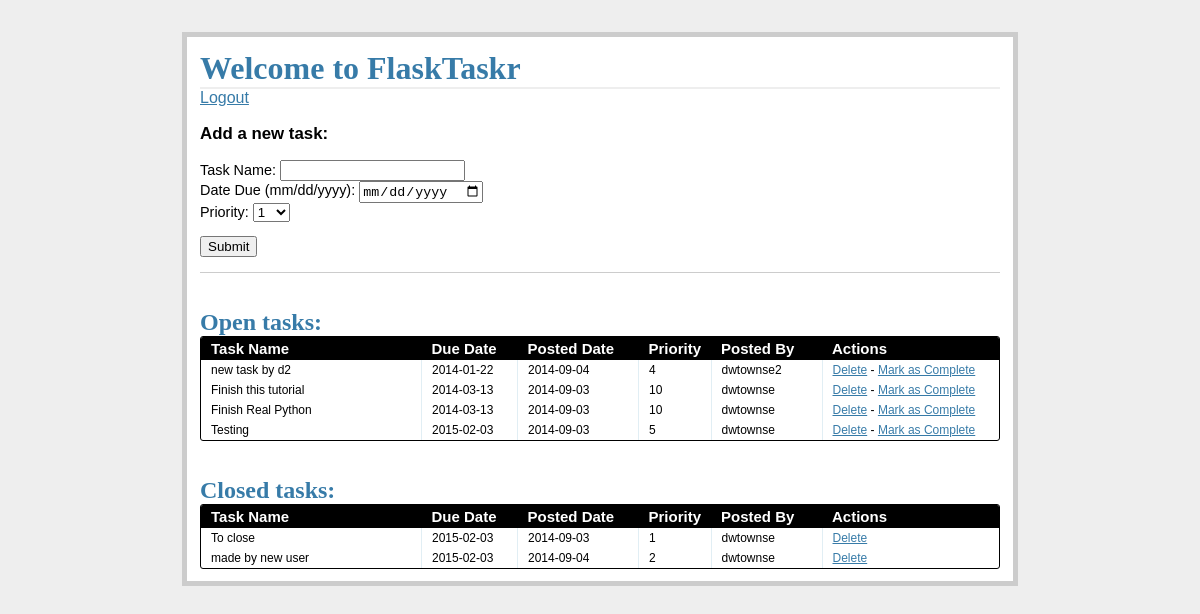
Screenshot of /tasks/ (signed in) with the database file from the repository.
### models.py (models this page shows, shortened)
class Task(db.Model):
    import datetime
    __tablename__ = "tasks"
    task_id = db.Column(db.Integer, primary_key=True)
    name = db.Column(db.String, nullable=False)
    due_date = db.Column(db.Date, nullable=False)
    priority = db.Column(db.Integer, nullable=False)
    posted_date = db.Column(db.Date,
                            default=datetime.datetime.utcnow())
    status = db.Column(db.Integer)
    user_id = db.Column(db.Integer, db.ForeignKey('users.id'))

class User(db.Model):
    __tablename__ = "users"
    id = db.Column(db.Integer, primary_key=True)
    name = db.Column(db.String, unique=True, nullable=False)
    email = db.Column(db.String, unique=True, nullable=False)
    password = db.Column(db.String, nullable=False)
    tasks = db.relationship('Task', backref='poster')

### views.py (the view)
@app.route('/tasks/')
@login_required
def tasks():
    open_tasks = db.session.query(Task) \
        .filter_by(status='1').order_by(Task.due_date.asc())
    closed_tasks = db.session.query(Task) \
        .filter_by(status='0').order_by(Task.due_date.asc())
    return render_template(
        'tasks.html',
        form=AddTaskForm(request.form),
        open_tasks=open_tasks,
        closed_tasks=closed_tasks
    )

### forms.py
class AddTaskForm(Form):
    task_id = IntegerField('Priority')
    name = TextField('Task Name', validators=[DataRequired()])
    due_date = DateField(
        'Date Due (mm/dd/yyyy)',
        validators=[DataRequired()], format='%m/%d/%Y'
    )
    priority = SelectField(
        'Priority',
        validators=[DataRequired()],
        choices=[
            ('1', '1'), ('2', '2'), ('3', '3'), ('4', '4'), ('5', '5'),
            ('6', '6'), ('7', '7'), ('8', '8'), ('9', '9'), ('10', '10')
        ]
    )
    status = IntegerField('Status')

### views.py (called while the page is built)
def login_required(test):
    @wraps(test)
    def wrap(*args, **kwargs):
        if 'logged_in' in session:
            return test(*args, **kwargs)
        else:
            flash('You need to login first.')
            return redirect(url_for('login'))
    return wrap

### templates/tasks.html (shortened to what this page needs)
{% extends "template.html" %}
{% block content %}
    <h1>Welcome to FlaskTaskr</h1>
    <a href="/logout">Logout</a>
    <div class="add-task">
        <h3> Add a new task:</h3>
            <form action={{ url_for('new_task') }} method="post">
                <p>{{ form.name.label }}: {{ form.name }}<br>
                   {{ form.due_date.label}}: {{ form.due_date }}<br>
                   {{ form.priority.label}}: {{ form.priority }}</p>
                <p><input type="submit" value="Submit">
    </div>
<div class="entries">
    <br>
    <br>
    <h2>Open tasks:</h2>
    <div class="datagrid">
        <table>
            <thead>
                <tr>
                    <th width="200px"><strong>Task Name</strong></th>
                    <th width="75px"><strong>Due Date</strong></th>
                    <th width="100px"><strong>Posted Date</strong></th>
                    <th width="50px"><strong>Priority</strong></th>
                    <th width="90px"><strong>Posted By</strong></th>
                    <th><strong>Actions</strong></th>
                </tr>
            </thead>
            {% for o in open_tasks %}
                <tr>
                    <td width="200px">{{ o.name }}</td>
                    <td width="75px">{{ o.due_date }}</td>
                    <td width="100px">{{ o.posted_date}}</td>
                    <td width="50px">{{ o.priority }}</td>
                    <td width="90px">{{ o.poster.name }}</td>
                    <td>
                        <a href="{{ url_for('delete_entry', task_id = o.task_id) }}">Delete</a> -
                        <a href="{{ url_for('complete', task_id = o.task_id) }}">Mark as Complete</a>
                    </td>
                </tr>
            {% endfor %}
        </table>
    </div>
    <br>
    <br>
</div>
<div class="entries">
    <h2>Closed tasks:</h2>
    <div class="datagrid">
        <table>
            <thead>
                <tr>
                    <th width="200px"><strong>Task Name</strong></th>
                    <th width="75px"><strong>Due Date</strong></th>
                    <th width="100px"><strong>Posted Date</strong></th>
                    <th width="50px"><strong>Priority</strong></th>
                    <th width="90px"><strong>Posted By</strong></th>
                    <th><strong>Actions</strong></th>
                </tr>
            </thead>
            {% for c in closed_tasks %}
                <tr>
                    <td width="200px">{{ c.name }}</td>
                    <td width="75px">{{ c.due_date }}</td>
                    <td width="100px">{{ c.posted_date }}</td>
                    <td width="50px">{{ c.priority }}</td>
                    <td width="90px">{{ c.poster.name }}</td>
                    <td>
                        <a href="{{ url_for('delete_entry', task_id = c.task_id) }}">Delete</a>
                    </td>
                </tr>
            {% endfor %}
        </table>
    </div>
</div>
{% endblock %}

### templates/template.html (shortened to what this page needs)
<!DOCTYPE html>
<html>
    <head>
        <link rel='stylesheet' href="{{url_for('static',
             filename='css/styles.css') }}">
    </head>
    <body>
        <div class="page">
            {% block content %}
            {% endblock %}
        </div>
    </body>
</html>

### static/css/styles.css (style rules this page uses)
body { font-family: sans-serif; background: #eee; }
a, h1, h2 { color: #377BA8; }
h1, h2 { font-family: 'Georgia', serif; margin: 0; }
h1 { border-bottom: 2px solid #eee; }
h2 { font-size: 1.5em; }
.page { margin: 2em auto; width: 50em; border: 5px solid #ccc; padding: 0.8em; background: white; }
.entries { list-style: none; margin: 0; padding: 0; }
.add-task { font-size: 0.9em; border-bottom: 1px solid #ccc; }
.datagrid table { border-collapse: collapse; text-align: left; width: 100%; }
.datagrid { background: #fff; overflow: hidden; border: 1px solid #000000; border-radius: 3px; }
.datagrid table td, .datagrid table th { padding: 3px 10px; }
.datagrid table thead th { background-color:#000000; color:#FFFFFF; font-size: 15px; font-weight: bold; }
.datagrid table thead th:first-child { border: none; }
.datagrid table tbody td { color: #000000; border-left: 1px solid #E1EEF4; font-size: 12px; font-weight: normal; }
.datagrid table tbody td:first-child { border-left: none; }
.datagrid table tbody tr:last-child td { border-bottom: none; }

### rows the page displays
Task: name "new task by d2", due_date "2014-01-22", posted_date "2014-09-04", priority "4", poster.name "dwtownse2"
Task: name "Finish this tutorial", due_date "2014-03-13", posted_date "2014-09-03", priority "10", poster.name "dwtownse"
Task: name "Finish Real Python", due_date "2014-03-13", posted_date "2014-09-03", priority "10", poster.name "dwtownse"
Task: name "Testing", due_date "2015-02-03", posted_date "2014-09-03", priority "5", poster.name "dwtownse"
Task: name "To close", due_date "2015-02-03", posted_date "2014-09-03", priority "1", poster.name "dwtownse"
Task: name "made by new user", due_date "2015-02-03", posted_date "2014-09-04", priority "2", poster.name "dwtownse"
